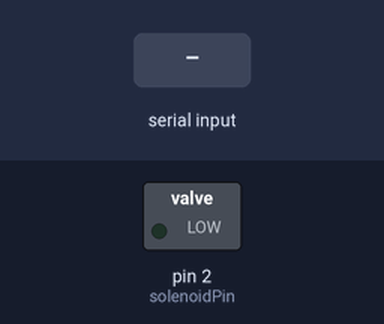
Bench run of a sketch on a simulated Arduino Uno, built with avr-gcc and run on an emulated ATmega328P. Shown: switched loads named in the sketch (green lamp = pin HIGH). The inputs (shaded band) are chosen by the test bench. What the sketch prints to the serial monitor is not drawn.

Above: at 1.2 s.
1.3 s: "1" received over Serial
Timing chart, 0 to 4.3 s (numbered marks = the images above; inputs shaded):
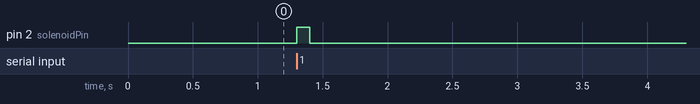

The sketch:

actuator_pulse.ino
```cpp
// testing one unit of the robot
// continuously pulses to trigger the solenoid
// pin 2 is connected to the gate of the MOSFET

const int solenoidPin = 2;

void setup() {
  Serial.begin(115200);
  Serial.println("Enter 1 to pulse:");
  pinMode(solenoidPin, OUTPUT);
}

void loop() {
  if (Serial.available() > 0) {
    char command = Serial.read();

    if (command == '1') {
      pulse();
    }
  }
}

void pulse() {
  Serial.println("Pulsing...");
  digitalWrite(solenoidPin, HIGH);
  delay(100);
  digitalWrite(solenoidPin, LOW);
}
```

Measured:
- after the input at 1.3 s, pin 2 (solenoidPin): LOW → HIGH at once, → LOW 0.10 s later
